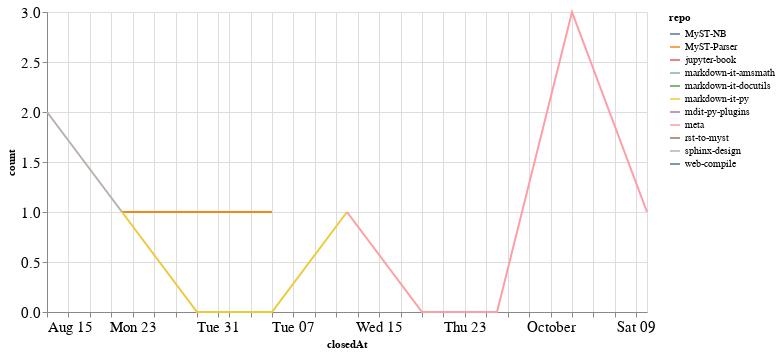

The code cell stored with this chart in its notebook:
### Code cell
closed_by_time = closed_by.groupby('repo').resample('W', on='closedAt').count()['author'].reset_index()
closed_by_time = closed_by_time.rename(columns={'author': 'count'})

alt.Chart(closed_by_time, width=600).mark_line().encode(
    x='closedAt',
    y='count',
    color='repo',
    tooltip="repo"
)

### Figure 1 — Vega-Lite specification as saved in the notebook (floating-point values rounded to 4 significant figures)
{"config": {"axisLeft": {"labelFontSize": 15}, "axisBottom": {"labelFontSize": 15}}, "data": {"name": "data-30de545f2b3011751fed4c26625787a5"}, "mark": "line", "encoding": {"color": {"type": "nominal", "field": "repo"}, "tooltip": {"type": "nominal", "field": "repo"}, "x": {"type": "temporal", "field": "closedAt"}, "y": {"type": "quantitative", "field": "count"}}, "width": 600, "$schema": "https://vega.github.io/schema/vega-lite/v4.8.1.json", "datasets": {"data-30de545f2b3011751fed4c26625787a5": [{"repo": "MyST-NB", "closedAt": "2021-10-03T00:00:00", "count": 2}, {"repo": "MyST-Parser", "closedAt": "2021-08-22T00:00:00", "count": 1}, {"repo": "MyST-Parser", "closedAt": "2021-08-29T00:00:00", "count": 1}, {"repo": "MyST-Parser", "closedAt": "2021-09-05T00:00:00", "count": 1}, {"repo": "jupyter-book", "closedAt": "2021-10-10T00:00:00", "count": 1}, {"repo": "markdown-it-amsmath", "closedAt": "2021-09-12T00:00:00", "count": 2}, {"repo": "markdown-it-docutils", "closedAt": "2021-09-12T00:00:00", "count": 1}, {"repo": "markdown-it-py", "closedAt": "2021-08-22T00:00:00", "count": 1}, {"repo": "markdown-it-py", "closedAt": "2021-08-29T00:00:00", "count": 0}, {"repo": "markdown-it-py", "closedAt": "2021-09-05T00:00:00", "count": 0}, {"repo": "markdown-it-py", "closedAt": "2021-09-12T00:00:00", "count": 1}, {"repo": "mdit-py-plugins", "closedAt": "2021-09-12T00:00:00", "count": 1}, {"repo": "meta", "closedAt": "2021-09-12T00:00:00", "count": 1}, {"repo": "meta", "closedAt": "2021-09-19T00:00:00", "count": 0}, {"repo": "meta", "closedAt": "2021-09-26T00:00:00", "count": 0}, {"repo": "meta", "closedAt": "2021-10-03T00:00:00", "count": 3}, {"repo": "meta", "closedAt": "2021-10-10T00:00:00", "count": 1}, {"repo": "rst-to-myst", "closedAt": "2021-08-22T00:00:00", "count": 2}, {"repo": "sphinx-design", "closedAt": "2021-08-15T00:00:00", "count": 2}, {"repo": "sphinx-design", "closedAt": "2021-08-22T00:00:00", "count": 1}, {"repo": "web-compile", "closedAt": "2021-09-26T00:00:00", "count": 2}]}}
